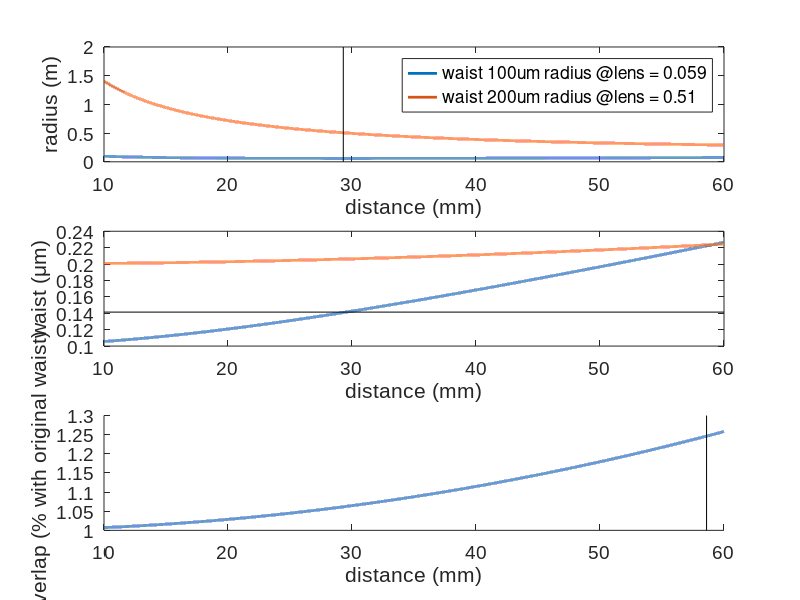
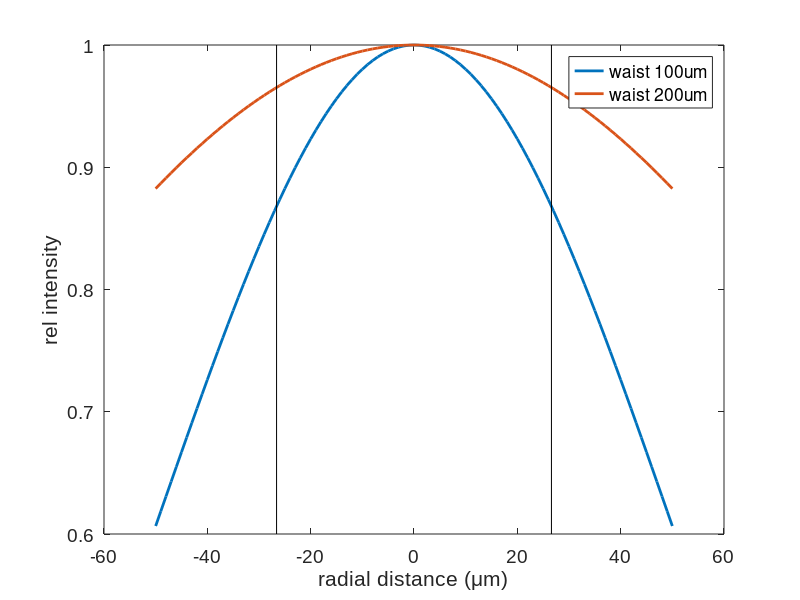

Reproduce these figures in MATLAB, in order.
lambda = 1.064e-6;
omega0 = 100e-6;
n = 1.4496;
distance = 1e-3*(12.7+8*n+5);

zR = @(omega) pi*omega^2/lambda;
waist = @(z,omega) omega.*sqrt(1+(z./zR(omega)).^2); 
CurvatureRadius = @(z,omega) z.*(1+(zR(omega)./z).^2); 

zVals = 0.01:0.000001:0.06;
figure(337),clf;
subplot(3,1,1);
hold on
plot(zVals*1e3,CurvatureRadius(zVals,omega0),'LineWidth',2)
plot(zVals*1e3,CurvatureRadius(zVals,2*omega0),'LineWidth',2)
plot(1e3*[distance,distance],ylim,'k')
legend(['waist 100um radius @lens = ' num2str(CurvatureRadius(distance,omega0),2)],...
       ['waist 200um radius @lens = ' num2str(CurvatureRadius(distance,2*omega0),2)])
xlabel('distance (mm)')
ylabel('radius (m)')
box on
set(gca, 'FontName', 'Arial')
    set(gca,'FontSize', 14);

   


subplot(3,1,2);
hold on
plot(zVals*1e3,1e3*waist(zVals,omega0),'LineWidth',2)
plot(zVals*1e3,1e3*waist(zVals,2*omega0),'LineWidth',2)
plot(xlim,sqrt(2)*[omega0,omega0]*1e3,'k')
xlabel('distance (mm)')
ylabel('waist (\mum)')
box on
set(gca, 'FontName', 'Arial')
    set(gca,'FontSize', 14);
    
    
subplot(3,1,3);
hold on
%plot(zVals*1e3,(waist(zVals,omega0)./omega0(1)).^2,'LineWidth',2)
plot(zVals*1e3,(waist(zVals,2*omega0)./(2*omega0(1))).^2,'LineWidth',2)
plot(2*1e3*[distance,distance],ylim,'k')
xlabel('distance (mm)')
ylabel('overlap (% with original waist)')
set(gca, 'FontName', 'Arial')
    set(gca,'FontSize', 14);


figure(338),clf;

rVals = 1e-6*[-50:50];

lattice = 50*532e-3;

amplitude = @(r,omega0) exp((-2*r.^2)/(omega0)^2);
hold on
plot(rVals*1e6,amplitude(rVals,omega0),'LineWidth',2)
plot(rVals*1e6,amplitude(rVals,2*omega0),'LineWidth',2)
plot([-lattice,-lattice],ylim,'k')
plot([lattice,lattice],ylim,'k')
legend(['waist 100um'],...
       ['waist 200um'])
box on
xlabel('radial distance (\mum)')
ylabel('rel intensity')
set(gca, 'FontName', 'Arial')
    set(gca,'FontSize', 14);